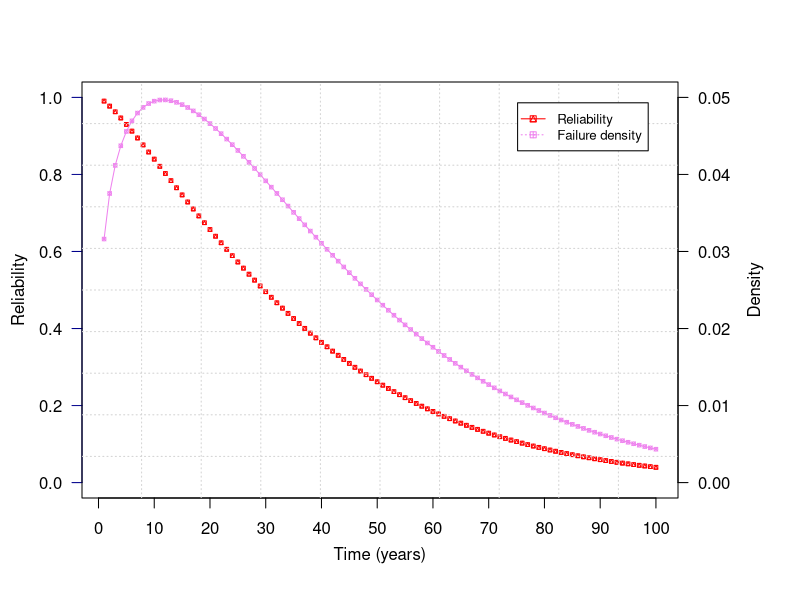

Source code (R):
# Evolution
YearMax<-100
alpha=0.0252
m=1.2665


survivalweib<-function(x,a,b){exp(-(a*x)^b)}
failureweib<-function(x,a,b){a*b*x^(b-1)*exp(-(a*x)^b)}
cdfweib<-function(x,a,b){1-exp(-(a*x)^b)}
x=c(1:YearMax)#"I1-GCS1"

#Bridge
par(mar=c(5, 4, 4, 6) + 0.1)

plot(survivalweib(x,alpha,m),pch=14,axes=FALSE,ylim=c(0,1),ylab="", xlab="",col="red",type="b",lwd=1,cex=0.5)
axis(2, ylim=c(0,1),col="darkblue",las=1)  ## las=1 makes horizontal labels
#mtext(expression(paste("Survival probability")),side=3,line=0.2, adj = -0.06 )
axis(1,pretty(range(c(1:100)),10))
mtext(expression(paste("Time (years)")),side=1,col="black",line=2.5)  
mtext(expression(paste("Reliability")),side=2,col="black",line=2.5)  
box()

#par(new=TRUE)
#plot(cdfweib(x,data$alpha[2], data$m[2]),pch=13,axes=FALSE,ylim=c(0,1),ylab="", xlab="",col="blue",type="o",lwd=1,cex=0.5)

par(new=TRUE)
plot(failureweib(x,alpha,m),pch=13,axes=FALSE,ylim=c(0,0.05),ylab="", xlab="",col="violet",type="o",lwd=1,cex=0.5)
axis(4, ylim=c(0,0.05), col="black",col.axis="black",las=1)
mtext(expression(paste("Density")),side=4,col="black",line=3.5)  
grid(10, 10, col = "lightgray", lty = "dotted",lwd = par("lwd"), equilogs = TRUE)

colors=c("red","violet")

legend("topright",inset=.05,legend=c("Reliability", "Failure density"),text.col="black",lty=c(1,3),pch=c(14,12),col=colors, horiz=F,cex=0.8)
